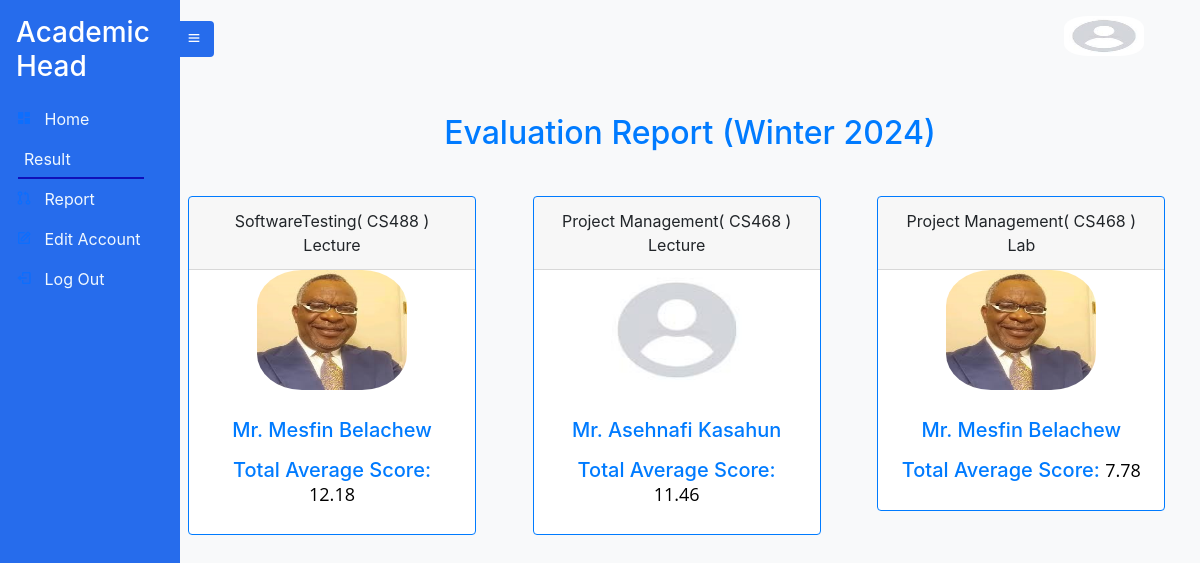
Screenshot of /total-evaluation-report with the database file from the repository.
### Course/models.py (models this page shows)
class Term(models.Model):
    Term_id = models.UUIDField(default=uuid.uuid4, unique=True, primary_key=True, editable=False)
    Season = models.CharField(max_length=10, null=True, choices=season_choices, blank=True)
    current_year = datetime.now().year
    Year = models.IntegerField(
        default=current_year,
        validators=[
            MinValueValidator(current_year),
            MaxValueValidator(current_year + 1)
        ],
    )
    Evaluation_Start_Date = models.DateTimeField(null=True, blank=True ,
                                                 validators=[MinValueValidator(limit_value=timezone.now())])
    Evaluation_End_Date = models.DateTimeField(null = True , blank=True ,
                                               validators=[MinValueValidator(limit_value=timezone.now())])
    Courses_Given = models.ManyToManyField(Course)
    EvaluationDone = models.BooleanField(null=True, blank=True , default=False)
    def __str__(self):
        return str(self.Season + " " + str(self.Year))

### Instructor/models.py (models this page shows)
class Instructor(models.Model):
    Instructor_id =  models.CharField(max_length=20 , unique=True,primary_key=True)
    Title = models.CharField(max_length=10 , null=True ,  choices=titlechoice , blank=True)
    FirstName = models.CharField(max_length=20 , null=True , blank=True)
    LastName =  models.CharField(max_length=20 , null=True , blank=True)
    Sex = models.CharField(max_length=25, null=True , choices=genderchoice ,  blank=True)
    ProfilePic= models.FileField(null=True, blank=True, upload_to='profilepic/', default="profilepic/defaultprofile.jpeg")
    def __str__(self):
        return str(self.FirstName + " "+ self.LastName)

### Student/views.py (the view)
# urls.py: path( 'total-evaluation-report', total_evaluation_reports  , name='total_evaluation'),
def total_evaluation_reports(request):
    courses = Course.objects.all()
    term  = Term.objects.get(EvaluationDone = False)
    instructor_data = []
    for course_type in ['Lecture', 'Lab']:
        for course in courses:
            total_avg_score = 0
            instructor = None
            evaluations = []
            student_evaluations = StudentEvaluationResult.objects.filter(
                    Course_id =course,
                    Term_id=Term.objects.last(),
                    EvaluationDone=True ,
                    CourseType = course_type
                    )
            staff_evaluations =  StaffEvaluationResult.objects.filter(
                    Course_id =course,
                    Term_id=Term.objects.last(),
                    EvaluationDone=True ,
                    CourseType = course_type
                    )
            if(student_evaluations.__len__()>0):evaluations.append(student_evaluations)
            if(staff_evaluations.__len__()>0):evaluations.append(staff_evaluations)
            print('evaluations are ', evaluations.__len__() , evaluations)
            current_evaluator = None
            if (evaluations):
                for evaluationitem in evaluations:
                    for evaluation in evaluationitem:
                        if evaluation:
                            if not current_evaluator:
                                if StudentEvaluationResult.objects.filter(Result_id =evaluation.Result_id):current_evaluator='student'
                                else: current_evaluator='staff'
                            if not instructor:
                                instructor = evaluation.Instructor_id
                            avg_score = 0
                            length = 0
                            for category, sub_dict in evaluation.EvaluationResult.items():
                                for criterion, score in sub_dict.items():
                                    if isinstance(score, (int, float)):
                                        length+=1
                                        avg_score += score
                            avg_score/= length
                            total_avg_score += avg_score
                            print("average score is " , avg_score)
                total_avg_score/=evaluations.__len__()
                instructor_data.append({
                        'instructor': instructor,
                        'course': course.CourseName + "( " + course.Course_id + " )",
                        'course_type': course_type,
                        'average_score': (total_avg_score).__round__(2),
                        })
    context = {'instructor_data': instructor_data , 'active_page':'report',
               'evaluator':'Both','total':'yes' , 'term':term}
    print("instructor infor ",instructor_data)
    return render(request, 'academichead/evaluation_reports.html', context)

### Student/models.py (called while the page is built)
    def __str__(self):
        return str(self.Course_id.CourseName)

### templates/academichead/evaluation_reports.html (shortened to what this page needs)
{% extends 'academichead/academichead.html' %}
{% block content %}
    {% if evaluator == 'Both' %}
    <div class="card-body text-primary">
    <h2 class="text-center mb-4"> Evaluation Report {% if term %} ({{ term }}) {% endif %}</h2>
    </div>
    {% else %}
    <div class="card-body text-primary">
    <h2 class="text-center mb-4">{{evaluator}} Evaluation Report  {% if term %} ({{ term }}) {% endif %}</h2>
    </div>
    {% endif %}
    <div class="row">
      {% if instructor_data %}
        {% for instructor_info in instructor_data %}
        <div class="col-md-4 mb-4">
          <div class="text-center">
        <div class="card border-primary mb-3" style="max-width: 18rem;">
          <div class="card-header"> {{ instructor_info.course }} {{ instructor_info.course_type }} </div>
                {% if instructor_info.instructor.ProfilePic %}
                 <div class="text-center">
                  <img src="{{ instructor_info.instructor.ProfilePic.url }}" alt="{{ instructor.FirstName }} Profile Pic" class="img-fluid mb-2" style="height: 120px; width: 150px; border-radius: 30%;">
                 </div>
                  {% endif %}
                  <div class="card-body text-primary">
                <h5>{{ instructor_info.instructor.Title }} {{ instructor_info.instructor.FirstName }} {{ instructor_info.instructor.LastName }}</h5>
                <p class="card-text">
                  {% if total == 'yes' %}
                  <h5>Total Average Score:</span>
                    <span style="font-family: 'Open Sans', sans-serif; color: #000000; font-size: 18px;">{{ instructor_info.average_score }}</span>
                {% endif %}
              </div>
            </div>
          </div>
    </div>
        {% endfor %}
      {% else %}
        <div class="col-12">
          <div class="alert alert-warning" role="alert">
            No {{evaluator}} evaluation reports available for the current term.
          </div>
        </div>
      {% endif %}
    </div>
  </div>
{% endblock %}

### static/styles/sidebar.css (style rules this page uses)
* { margin: 0; padding: 0; box-sizing: border-box; }
body { min-height: 100vh; background-color:#f8f9fa; }

### rows the page displays
Term: Season+Year "Winter 2024"
Instructor: course "SoftwareTesting( CS488 )", course_type "Lecture", instructor.ProfilePic (picture), instructor.Title "Mr.", instructor.FirstName "Mesfin", instructor.LastName "Belachew", average_score "12.18", course "Project Management( CS468 )", course_type "Lab", average_score "7.78"
Instructor: course "Project Management( CS468 )", course_type "Lecture", instructor.ProfilePic (placeholder picture), instructor.Title "Mr.", instructor.FirstName "Asehnafi", instructor.LastName "Kasahun", average_score "11.46"
